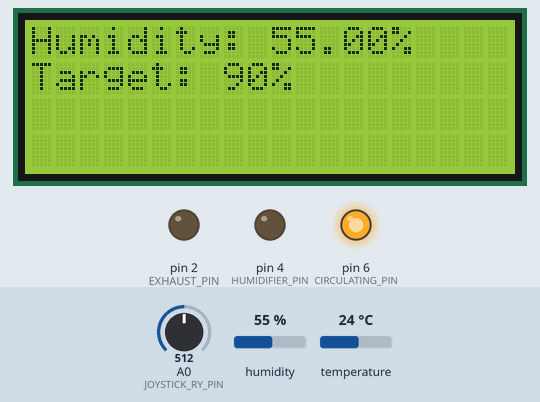
Recording of a sketch running on a simulated Arduino Uno, built with avr-gcc and run on an emulated ATmega328P. Shown: 20×4 character LCD, output pins drawn as LEDs (lit = HIGH). Inputs (shaded band) come from the test bench; at power-on: A0 (JOYSTICK_RY_PIN) = 512, humidity 55 %, temperature 24 °C. Storage starts empty.

Above: at 2.6 s.
2.7 s: A0 (JOYSTICK_RY_PIN) set to 781
4.2 s: A0 (JOYSTICK_RY_PIN) set to 808
At 6.5 s:
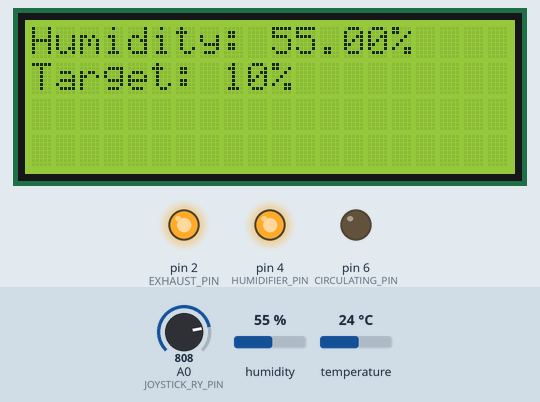
8.7 s: humidity set to 22 %
At 18.4 s:
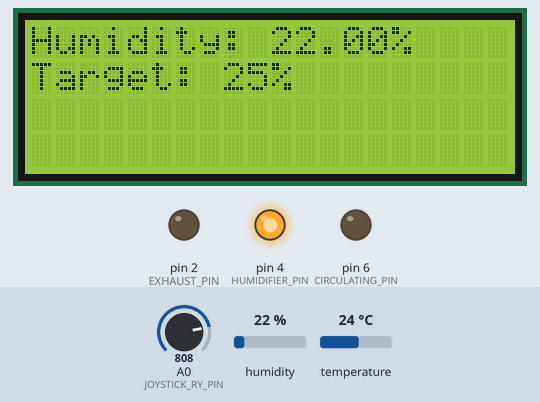
18.5 s: humidity set to 40 %
At 22.6 s:
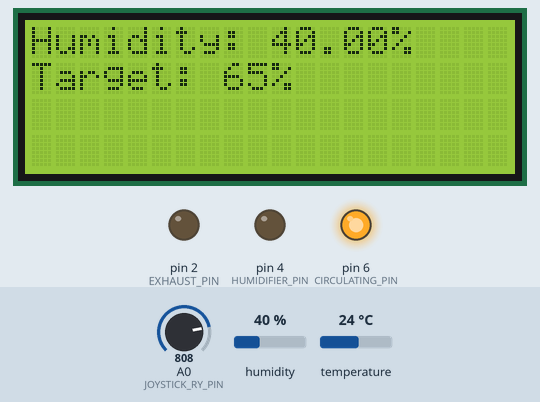
23.5 s: humidity set to 49 %
At 26.6 s:
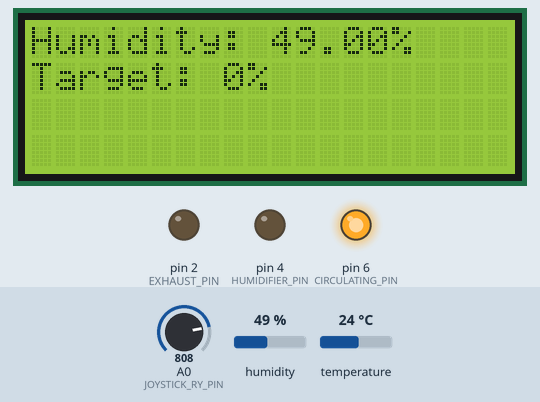
27.5 s: humidity set to 52 %
At 28.6 s:
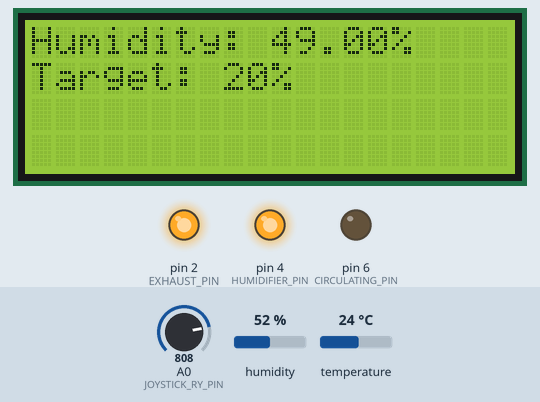
Timing chart, 0 to 32.5 s (numbered marks = the images above; inputs shaded):
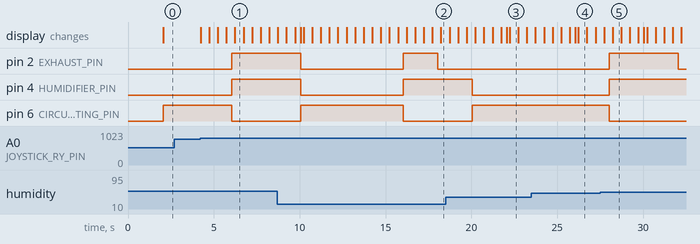

Measured:
- the behaviour switches between 799 and 800 on A0 (JOYSTICK_RY_PIN) (found by bisection; images 0 and 1)
- the behaviour switches between 50 and 51 % on humidity (found by bisection; images 4 and 5)
- after the input at 2.7 s, every drawn part: stays the same
- after the input at 4.2 s, pin 2 (EXHAUST_PIN), pin 4 (HUMIDIFIER_PIN): LOW → HIGH after 1.8 s; pin 6 (CIRCULATING_PIN): HIGH → LOW after 1.8 s; the display: first changes at once (image 1 shows a later state)
- after the input at 27.5 s, pin 4 (HUMIDIFIER_PIN): goes on until 28.0 s, then stays HIGH; pin 6 (CIRCULATING_PIN): goes on until 28.0 s, then stays LOW
- what the display in image 3 shows lasts 0.5 s, from 22.2 s to 22.7 s

The sketch:

ardunino.ino
```cpp
#include <DHT.h>
#include <LiquidCrystal_I2C.h>
#include <SPI.h>
#include <SD.h>

byte status = 0, sdStatus = 0; //error codes
//pins:
#define JOYSTICK_RX_PIN A1
#define JOYSTICK_RY_PIN A0
#define EXHAUST_PIN 2
#define DHT_PIN 3
#define HUMIDIFIER_PIN 4
#define SD_CHIP_SELECT 5
#define CIRCULATING_PIN 6

//humidity variables:
float humidity; //%rh
int targetHumidity = 90; //%rh

//scheduled exhaust cycle:
bool exhaustCycleActive = false;

DHT dht(DHT_PIN, DHT22); //humidity sensor

LiquidCrystal_I2C lcd(0x27,20,4); //i2c address, screen width, screen height

char filename[13]; //8.3 file name format, 8 character name and 3 character extension maximum

void setup() {
  pinMode(EXHAUST_PIN, OUTPUT); //connected to MOSFET, pull-down resistor, LOW turns off, HIGH turns on
  pinMode(CIRCULATING_PIN, OUTPUT); //connected to MOSFET, pull-down resistor, LOW turns off, HIGH turns on
  pinMode(HUMIDIFIER_PIN, OUTPUT); //LOW turns on, HIGH turns off
  dht.begin(); //initialize humidity sensor
  initializeDisplay(); //initialize display:
  createLogFile(); //initialize SD card and creates log file
  delay(50);
}

void loop() {
  static unsigned long lastTime = 0UL; //ms
  const unsigned long interval = 2000UL; //ms

  setTargetHumidity();
  updateExhaustCycle(); //checks if it's ready to exhaust

  unsigned long currentTime = millis();
  if (currentTime - lastTime < interval) return; //all code below this line happens every 2000 ms
  lastTime = currentTime;
  humidity = getHumidity();

  switch (status) { //error codes
    case 0: //functioning normally
      updateDisplay();
      logSdCard();
      if (!exhaustCycleActive) updateHumidityOutputs(); //skip this if exhaust cycle is running
      break;
    case 1: //humidity sensor read error
      lcd.clear();
      lcd.setCursor(0,0);
      lcd.print(F("sensor read error"));
      break;
  }
  status = 0;
}

float getHumidity() {
  static byte dhtErrors = 0;
  const int dhtMaxErrors = 5;

  float sensorReading = dht.readHumidity();
  if (isnan(sensorReading)) { //humidity sensor does not return a valid value
    dhtErrors++;
    status = 1;
    if (dhtErrors >= dhtMaxErrors) { //too many consecutive failures, force outputs off
      digitalWrite(HUMIDIFIER_PIN, HIGH); //HIGH turns off
      if (!exhaustCycleActive) digitalWrite(EXHAUST_PIN, LOW); //don't override the exhaust cycle
    }
    return humidity;
  }
  else { //output humidity and time
    dhtErrors = 0; //reset on a good read
    return sensorReading;
  }
}

void updateDisplay() {
  lcd.clear();
  lcd.setCursor(0,0);
  lcd.print(F("Humidity: "));
  lcd.print(humidity);
  lcd.print(F("%"));
  lcd.setCursor(0,1);
  lcd.print(F("Target: "));
  lcd.print(targetHumidity);
  lcd.print(F("%"));
}
void logSdCard() {
  lcd.setCursor(0,2);
  switch (sdStatus) {
    case 0: {
      File dataLog = SD.open(filename, FILE_WRITE);
      if (dataLog) {
        sdStatus = 0;
        dataLog.print(millis()); //milliseconds since powered on
        dataLog.print(F(","));
        dataLog.println(humidity);
        dataLog.close();
      }
      else lcd.print(F("SD write error"));
      break;
    }
    case 1:
      lcd.print(F("SD start error"));
      break;
    case 2:
      lcd.print(F("SD file error"));
      break;
  }
}

void setTargetHumidity() {
  static unsigned long lastJoystickTime = 0UL; //ms
  const unsigned long joystickInterval = 500UL; //ms

  unsigned long currentTime = millis();
  int yValue = analogRead(JOYSTICK_RY_PIN);

  if (yValue < 800 && yValue > 200) { //joystick centered
    lastJoystickTime = 0;
    return;
  }

  if (currentTime - lastJoystickTime < joystickInterval) return;
  lastJoystickTime = currentTime;

  if (yValue >= 800) { //joystick pushed up
    targetHumidity += 5;
    if (targetHumidity > 100) targetHumidity = 0;
  }
  else { //joystick pushed down
    targetHumidity -= 5;
    if (targetHumidity < 0) targetHumidity = 100;
  }
  updateDisplay();
}

void initializeDisplay(){
  lcd.init();
  lcd.backlight();
  lcd.setCursor(0,0);
  lcd.clear();
}

void createLogFile(){
  if (!SD.begin(SD_CHIP_SELECT)) sdStatus = 1; //ensures that the card is connected properly
  else {
    int fileNumber = 0;
    while (true) {
      sprintf(filename, "log%04d.csv", fileNumber); //formats file name to log[increment (4 digits)].csv
      if (!SD.exists(filename)) break; //if the file doesn't exist, break the loop
      fileNumber++; //increment
    }
    File dataLog = SD.open(filename, FILE_WRITE); //opens the file with the filename selected
    if (dataLog) {
      lcd.print(F("opening "));
      lcd.print(filename);
      dataLog.println(F("Time_Milliseconds,Relative_Humidity_%")); //csv header
      dataLog.close();
    }
    else sdStatus = 2;
  }
}

void updateHumidityOutputs(){
  const int humidityMargin = 5;
  if (humidity <= targetHumidity - humidityMargin) increaseHumidity(true); //humidity too low, turn on humidifier
  if (humidity >= targetHumidity - humidityMargin/2) increaseHumidity(false); //humidity back up to target, turn off humidifier
  if (humidity >= targetHumidity + humidityMargin) decreaseHumidity(true); //humidity too high, turn on exhaust
  if (humidity <= targetHumidity + humidityMargin/2) decreaseHumidity(false); //humidity back down to target, turn off exhaust
}

void increaseHumidity(bool enable){
  digitalWrite(HUMIDIFIER_PIN, enable ? LOW : HIGH);
  digitalWrite(CIRCULATING_PIN, enable ? HIGH : LOW);
}
void decreaseHumidity(bool enable){
  digitalWrite(EXHAUST_PIN, enable ? HIGH : LOW);
}
void updateExhaustCycle(){
  static unsigned long lastExhaustStart = 0; //ms
  const unsigned long exhaustCycleInterval = 3600000UL; //ms
  const unsigned long exhaustCycleDuration = 300000UL; //ms

  unsigned long currentTime = millis();
  if (!exhaustCycleActive && currentTime - lastExhaustStart >= exhaustCycleInterval) { //starts the exhaust cycle
    //code within this scope runs every hour:
    exhaustCycleActive = true;
    lastExhaustStart = currentTime; //mark when this cycle started
    digitalWrite(EXHAUST_PIN, HIGH);
    digitalWrite(HUMIDIFIER_PIN, HIGH);
  }
  else if (exhaustCycleActive && currentTime - lastExhaustStart >= exhaustCycleDuration) { //ends the exhaust cycle
    exhaustCycleActive = false;
    digitalWrite(EXHAUST_PIN, LOW);
  }
}
```
